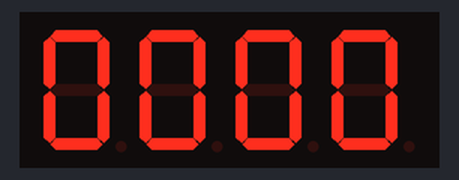
Bench run of a sketch on a simulated ESP32. Shown: 4-digit seven-segment display. Wiring (inferred from the names in the program): MAX7219 LED driver: CS GPIO 5.

Above: at 0.1 s.
At 4.9 s:
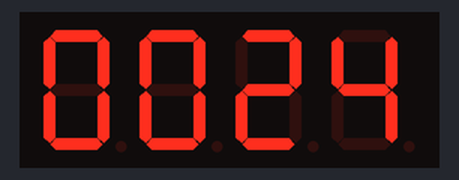
At 9.9 s:
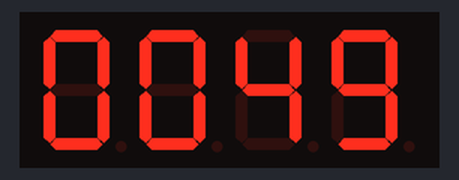
At 19.9 s:
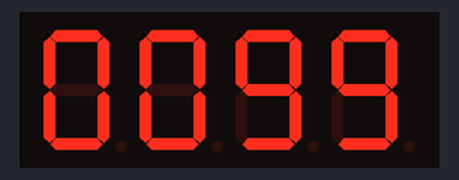
At 29.7 s:
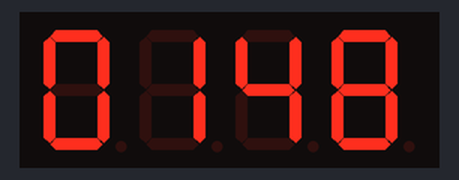
At 39.7 s:
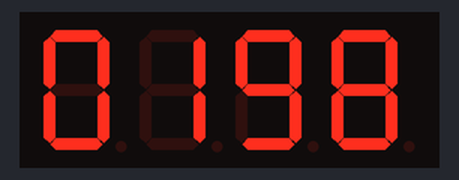

The sketch:

Test2_SevSeg_with_max7219.ino
```cpp
#include <SPI.h>

#define CS 5

unsigned long delaytime = 200;

// Segment pattern: DP A B C D E F G
// Matches your wiring C1->DP, C2->A ... C8->G
byte Digits[10] = {
  B01111110,  // 0
  B00110000,  // 1
  B01101101,  // 2
  B01111001,  // 3
  B00110011,  // 4
  B01011011,  // 5
  B01011111,  // 6
  B01110000,  // 7
  B01111111,  // 8
  B01111011   // 9
};

void sendCommand(byte address, byte data) {
  digitalWrite(CS, LOW);
  SPI.transfer(address);
  SPI.transfer(data);
  digitalWrite(CS, HIGH);
}

void setup() {

  pinMode(CS, OUTPUT);
  digitalWrite(CS, HIGH);

  SPI.begin();   // ESP32 default VSPI

  // MAX7219 Init
  sendCommand(0x0F, 0x00);  // Display test OFF
  sendCommand(0x0C, 0x01);  // Shutdown OFF
  sendCommand(0x0B, 0x03);  // Scan limit = 4 digits
  sendCommand(0x0A, 0x08);  // Intensity
  sendCommand(0x09, 0x00);  // Decode mode OFF (RAW mode)
}

void loop() {

  for (int i = 0; i < 9999; i++) {

    int dig1 = i / 1000;
    int dig2 = (i / 100) % 10;
    int dig3 = (i / 10) % 10;
    int dig4 = i % 10;

    sendCommand(4, Digits[dig1]);  // Leftmost
    sendCommand(3, Digits[dig2]);
    sendCommand(2, Digits[dig3]);
    sendCommand(1, Digits[dig4]);  // Rightmost

    delay(delaytime);
  }
}
```
